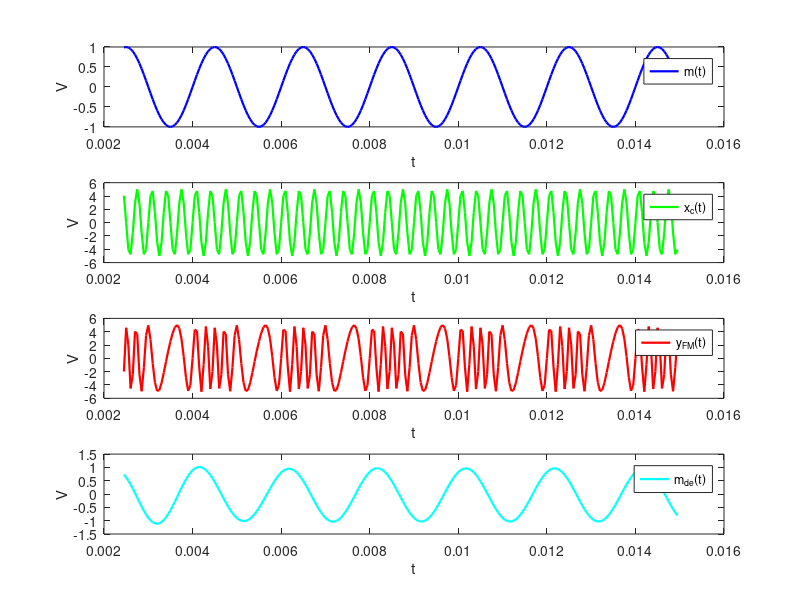

Recreate this plot in MATLAB.
clc; clear; close all;

ts = 1/20000; % Thoi gian lay mau
t = 0:ts:0.2;
fs=1/ts;
% ============== Thong tin ==========
Vm = 1; fm = 500;
mt = Vm*sin(2*pi*fm*t);

% ============== Song mang ==========
Vc = 5; fc = 3000; omegac = 2*pi*fc;
xct = Vc*sin(2*pi*fc*t);

% ============== Do nhay tan so =====
kf = 2000;

% ============== Dieu che FM ========
yFM = zeros(1,length(t));
for i = 1:length(t)
to = 0:ts:t(i);
mtt = Vm*sin(2*pi*fm*to);
TP = sum(mtt)*ts; % Tinh tich phan
yFM(i) = Vc*sin(omegac*t(i)+2*pi*kf*TP); % Tin hieu FM
end
yFM;
% ========= Giai dieu che FM =======
yFM_dh = diff(yFM); % Dao ham
yFM_bp = yFM_dh.^2; % Binh phuong
fc = 750; % tan so cat
[b,a] = butter(12, fc/(fs/2));
mDem = filter(b,a,yFM_bp);% Loc thap qua
mDem = (mDem-12.1)/12.1; % Can chinh bien do
% ============== Do thi =============
startp = 50;
endp = 300;
figure(1)
subplot(4,1,1)
plot(t(startp:endp),mt(startp:endp),'b-','linewidth',1.6); 
hold on;
legend('m(t)');
xlabel('t'); ylabel('V');

subplot(4,1,2)
plot(t(startp:endp),xct(startp:endp),'g-','linewidth',1.6);
 hold on;
legend('x_c(t)');
xlabel('t'); 
ylabel('V');

subplot(4,1,3)
plot(t(startp:endp),yFM(startp:endp),'r-','linewidth',1.6); 
hold on;
legend('y_{FM}(t)');
xlabel('t'); 
ylabel('V');

subplot(4,1,4)
plot(t(startp:endp),mDem(startp:endp),'c-','linewidth',1.6); 
hold on;
legend('m_{de}(t)');
xlabel('t');
ylabel('V');